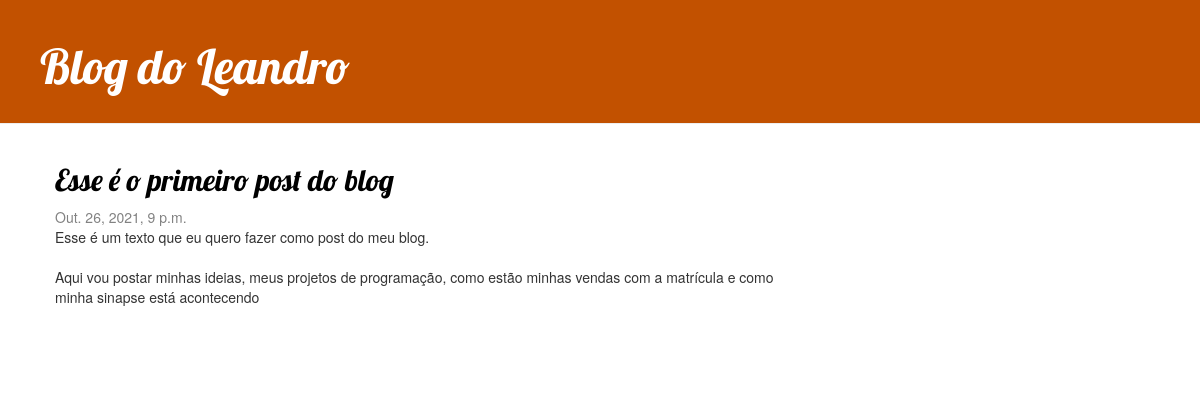
The app's page /, older data.
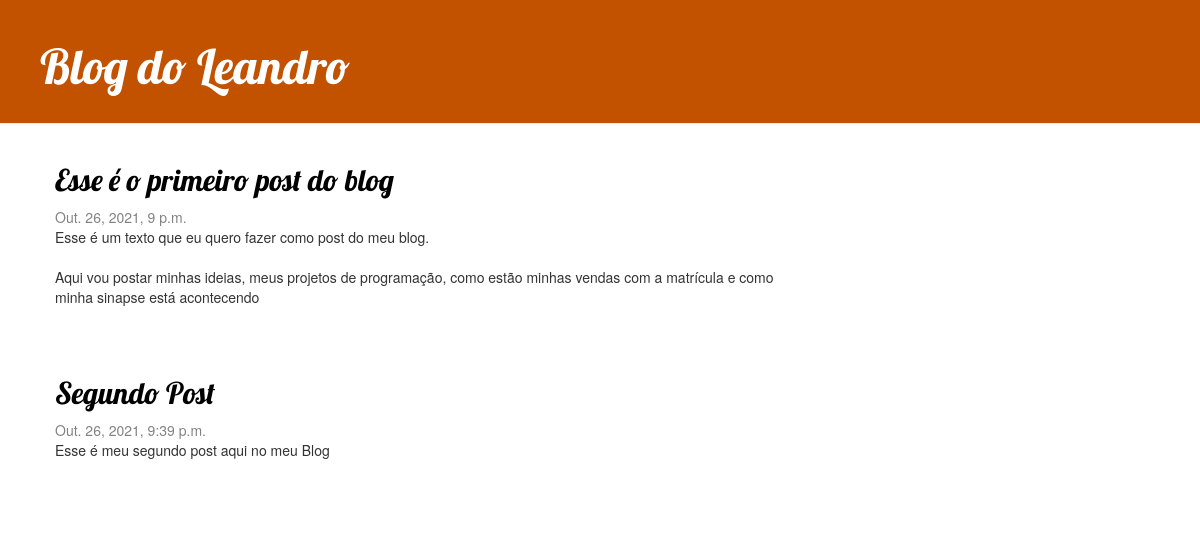
The same page, newer data.
### blog/models.py (models this page shows, shortened)
class Post(models.Model):
    autor = models.ForeignKey(settings.AUTH_USER_MODEL, on_delete=models.CASCADE)
    titulo = models.CharField(max_length=200)
    texto = models.TextField()
    created_date = models.DateTimeField(default=timezone.now)
    published_date = models.DateTimeField(blank=True, null=True)

### blog/views.py (the view)
# urls.py: path('', views.post_list, name='post_list'),
def post_list(request):
    posts = Post.objects.filter(published_date__lte=timezone.now()).order_by('published_date')
    return render(request, 'blog/post_list.html', {'posts': posts})

### blog/templates/blog/post_list.html
{% extends 'blog/base.html' %}
{% block content %}
    {% for post in posts %}
        <div class="post">
            <h2><a href="{% url 'post_detail' pk=post.pk %}">{{ post.titulo }}</a></h2>
            <div class="date">
                {{ post.published_date }}
            </div>
            <p>{{ post.texto|linebreaksbr }}</p>
        </div>
    {% endfor %}
{% endblock %}

Row changes from the older to the newer data that the page shows:
added Post: titulo "Segundo Post", published_date "Out. 26, 2021, 9:39 p.m.", texto "Esse é meu segundo post aqui no meu Blog"
